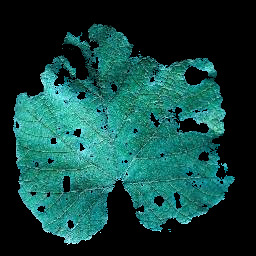
#> input picture anggur.jpg, 256 x 256 px
$ jupyter execute Respon.ipynb
#> lines starting #> are read from the running program, lines starting #| are printed output that depends on the picture; after the words box and inside, x2 and y2 are one past the last pixel; in counts of white or black regions, pixels touching at a corner belong together
### Soal Respon Modul 7
Lakukan proses Dilasi, Erosi, Opening dan Closing pada Gambar 'anggur.png' dengan kernel berukuran 3 x 3 (semua nilai di dalamnya adalah 1)

[cell 1]
import numpy as np
import cv2 as cv
import matplotlib.pyplot as plt

Baris code di atas ini digunakan untuk mengimpor fungsi-fungsi yang akan digunakan dengan perincian
- numpy digunakan untuk membantu dalam membaca gambar ke dalam bentuk array.
- cv2 atau OpenCV berfungsi untuk melakukan konversi color space.
- matplotlib.pyplot digunakan untuk membuat visualisasi data dalam bentuk grafik, diagram, atau gambar.

[cell 2]
img = plt.imread('anggur.jpg')
#> img is the input picture: shape (256, 256, 3); mean R, G, B 18.9, 67.6, 62.9
image = cv.cvtColor(img, cv.COLOR_BGR2GRAY)
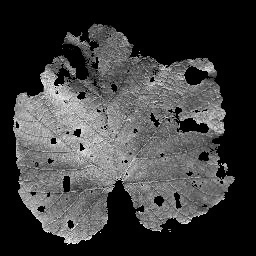
#> image: shape (256, 256); min 0, max 249, mean 60.6
plt.imshow(image, cmap = 'gray')
plt.title('Citra awal')

Script di atas ini digunakan untuk mentransformasi colorspace citra. Dimana digunakan beberapa function yaitu :
1. imread merupakan function yang ada pada library "matplotlib" yang digunakan untuk membaca citra lalu menyimpannya pada variabel "img".
2. cvtColor merupakan sebuah function yang ada pada library "cv2" yang digunakan untuk mentransformasi colorspace citra yang ada pada variabel "img".
3. imshow merupakan sebuah function yang ada pada library "matplotlib" yang digunakan untuk menampilkan citra hasil transformasi yang ada pada variabel "image" dengan kondisi tambahan menggunakan colormap dengan warna "gray".

[cell 3]
kernel = np.array([
    [1,1,1],
    [1,1,1],
    [1,1,1]
])

Fungsi dari script di atas yaitu untuk membuat kernel atau poros dengan ukuran 3x3 dengan semua nilai didalamnya adalah 1.

[cell 4]
def toBiner(image):
    result = np.zeros(image.shape).astype(int)
    for i in range(image.shape[0]):
        for j in range(image.shape[1]):
            if(image[i, j] > 128):
                result[i, j] = 255
            elif (image[i, j] <= 128):
                result[i, j] = 0
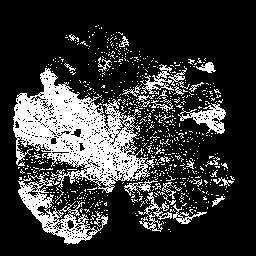
#> result: shape (256, 256) int64; 21.8% white; 714 white regions (684 under 20 px), largest, box (x1, y1, x2, y2) and area: (13, 68, 155, 193) 7717, (18, 173, 108, 245) 1835, (178, 103, 226, 134) 590
    return result
image = toBiner(image)

Script di atas yaitu membuat fungsi untuk mengkonversi gambar menjadi citra biner dikarenakan ketika melakukan operasi morfologi pada poros atau kernel nya bernilai 1 atau 0 yang menggambarkan suatu citra biner. Untuk melakukan konversi kita perlu menentukan ambang batasnya yaitu 128 yang dimana ketika suatu piksel bernilai lebih dari 128 akan diberikan warna putih atau 255 jika piksel kurang dari atau sama dengan 127 maka piksel tersebut diberi nilai 0 atau warna hitam. Pada function ini kita perlu menyiapkan variabel hasil dan kita perlu melakukan perulangan untuk mengakses semua piksel dari citra untuk melakukan pengecekan nilai pikselnya.

[cell 5]
def getMidPointOf (kernel):
    i = (kernel.shape[1])//2
    j = (kernel.shape[0]-1)//2
    return i,j

Pada function di atas berfungsi untuk mendapatkan koordinat titik tengah suatu kernel atau poros yang telah diberikan, untuk mendapatkan nilai i kita perlu membagi 2 dari panjang baris dari suatu kernel begitu pula untuk nilai j kita perlu membagi dua panjang kolom dari kernel.

[cell 6]
def dilasi(image, kernel):
    result = np.zeros(image.shape).astype(int)
    mid1 = getMidPointOf(kernel)[0]
    mid2 = getMidPointOf(kernel)[1]
    for i in range (image.shape[0]-kernel.shape[1]):
        for j in range (image.shape[1]-kernel.shape[0]):
            if(image[i+mid1, j+mid2]) == 255:
                for k in range (kernel.shape[0]):
                    for l in range (kernel.shape[1]):
                        if(kernel[k, l]) == 1:
                            result[i+k, j+l] = 255
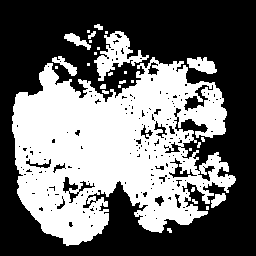
#> result: shape (256, 256) int64; 42.5% white; 29 white regions (17 under 20 px), largest, box (x1, y1, x2, y2) and area: (12, 57, 236, 246) 25623, (94, 31, 149, 81) 1037, (187, 57, 217, 74) 329
    return result

Pada function di atas berfungsi untuk melakukan operasi dilasi pada suatu citra yang dimana kita perlu menyiapkan variabel untuk menyimpan nilai hasil kemudian untuk menyimpan nilai koordinat titik tengah dari kernel, pada opersi ini cara mengaksesnya sama seperti konvolusi jadi untuk dua perulangan pertama tidak akan melakukan perulangan sepanjang semua indeks dari citra namun dibatas dengan dikurangi dengan panjang dari kernel supaya mencegah terjadi indeks out of bound. Pada proses dilasi ketika citra berada pada titik tengah pada jangkauan kernel tiap iterasi harus bernilai putih (255/1), jika itu terpenuhi maka pada koordinat tetangga dari kernel yang bernilai 1 maka pada citra yang dalam jangkauan kernel periterasi pada koordinat yang sama akan diubah menjadi 255 atau putih. Pada operasi dilasi nantinya citra akan menjadi keliatan lebih tebal dari citra asli.

[cell 7]
imageDilasi = dilasi(image, kernel)
plt.imshow(imageDilasi, cmap = 'gray')
plt.title('Dilasi')

Script di atas ini merupakan code yang digunakan untuk menampilkan hasil proses dilasi yang telah dilakukan. Terdapat "imshow" dimana function ini dimiliki oleh library matplotlib yang digunakan untuk menampilkan citra yang telah melalui proses dilasi. Terdapat pula "title" dimana function ini dimiliki oleh library matplotlib yang digunakan untuk memberikan judul pada citra.

[cell 8]
def erosi(image, kernel):
    result = np.zeros(image.shape).astype(int)
    mid1 = getMidPointOf(kernel)[0]
    mid2 = getMidPointOf(kernel)[1]
    for i in range (image.shape[0]-kernel.shape[1]):
        for j in range (image.shape[1]-kernel.shape[0]):
            if(image[i+mid1, j+mid2]) == 255:
                result[i+mid1, j+mid2] = 255
                for k in range (kernel.shape[0]):
                    for l in range (kernel.shape[1]):
                        if(kernel[k,l]) == 1 and (image[i+k, j+l] != 255):
                            result[i+mid1, j+mid2]=0
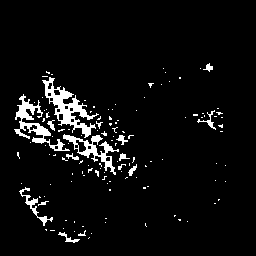
#> result: shape (256, 256) int64; 5.3% white; 126 white regions (110 under 20 px), largest, box (x1, y1, x2, y2) and area: (42, 77, 99, 138) 990, (14, 94, 70, 151) 763, (63, 134, 119, 175) 592
    return result

Pada function di atas berfungsi untuk melakukan operasi erosi pada suatu citra yang dimana kita perlu menyiapkan variabel untuk menyimpan nilai hasil kemudian untuk menyimpan nilai koordinat titik tengah dari kernel, pada operasi ini cara mengaksesnya sama seperti konvolusi jadi untuk dua perulangan pertama tidak akan melakukan perulangan sepanjang semua indeks dari citra namun dibatas dengan dikurangi dengan panjang dari kernel supaya mencegah terjadi indeks out of bound. Pada proses erosi ketika citra berada pada titik tengah pada jangkauan kernel tiap iterasi harus bernilai putih (255/1), jika itu terpenuhi maka pada koordinat tetangga dari kernel yang bernilai 1 maka pada citra yang dalam jangkauan kernel periterasi pada koordinat yang sama harus juga bernilai 255 atau warna putih jika tidak memenuhi walaupun hanya satu piksel maka secara otomatis titik tengah citra tersebut pada jangkauan kernel periterasi tersebut akan langsung diubah nilainya menjadi 0 atau hitam, setelah itu tidak perlu melakukan pengecekan lagi pada tetangga lain pada satu iterasi tersebut dan akan dilanjutkan ke iterasi selanjutnya.

[cell 9]
imageErosi = erosi(image, kernel)
plt.imshow(imageErosi, cmap = 'gray')
plt.title('Erosi')

Script di atas ini merupakan code yang digunakan untuk menampilkan hasil proses erosi yang telah dilakukan. Terdapat "imshow" dimana function ini dimiliki oleh library matplotlib yang digunakan untuk menampilkan citra yang telah melalui proses erosi. Terdapat pula "title" dimana function ini dimiliki oleh library matplotlib yang digunakan untuk memberikan judul pada citra.

[cell 10]
def opening(image, kernel):
    result = erosi(image, kernel)
    result = dilasi(result, kernel)
#> after the loop in dilasi (call 2), `for i in range (image.shape[0]-kernel.shape[1]):`:
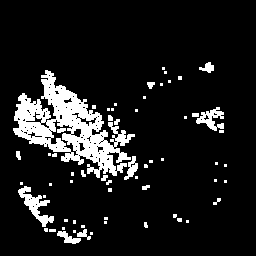
#> result: shape (256, 256) int64; 10.9% white; 61 white regions (41 under 20 px), largest, box (x1, y1, x2, y2) and area: (13, 70, 135, 178) 5012, (18, 186, 54, 227) 499, (196, 107, 224, 131) 325
    return result

Pada function di atas berfungsi untuk melakukan operasi opening pada citra yang dimana pada operasi opening suatu citra dilakukan operasi erosi terlebih dahulu setelah itu dilakukan operasi dilasi. Jadi pada function ini kita hanya perlu memanggil function dilasi dan erosi yang telah dibuat sebelumnya.

[cell 11]
imageOpening = opening(image, kernel)
plt.imshow(imageOpening, cmap = 'gray')
plt.title('Opening')

Script di atas ini merupakan code yang digunakan untuk menampilkan hasil proses opening yang telah dilakukan. Terdapat "imshow" dimana function ini dimiliki oleh library matplotlib yang digunakan untuk menampilkan citra yang telah melalui proses opening. Terdapat pula "title" dimana function ini dimiliki oleh library matplotlib yang digunakan untuk memberikan judul pada citra.

[cell 12]
def closing(image, kernel):
    result = dilasi(image, kernel)
    result = erosi(result, kernel)
#> after the loop in erosi (call 3), `for i in range (image.shape[0]-kernel.shape[1]):`:
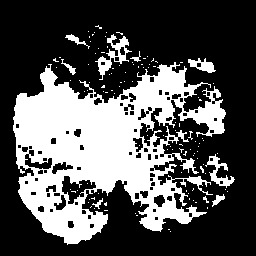
#> result: shape (256, 256) int64; 32.7% white; 114 white regions (105 under 20 px), largest, box (x1, y1, x2, y2) and area: (13, 62, 226, 245) 19828, (95, 34, 132, 80) 495, (205, 154, 235, 188) 327
